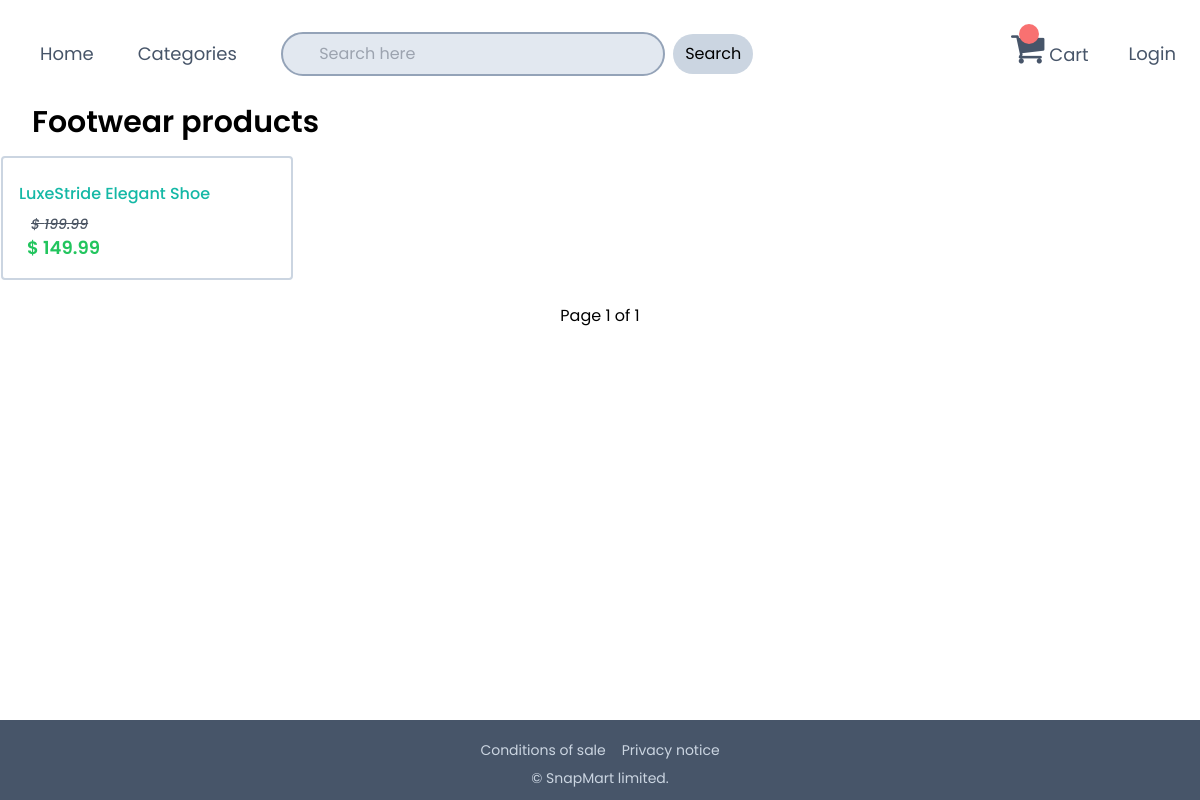
Screenshot of /categories/Footwear with the database file from the repository.
### shop/models.py (models this page shows, shortened)
class Product(models.Model):
    name = models.CharField( max_length = 255)
    description = models.TextField()
    price = models.FloatField()
    discount_price = models.FloatField()
    category = models.CharField( max_length = 200)
    image = models.CharField( max_length = 300)

### shop/views.py (the view)
# urls.py: path('categories/<str:category>', views.categories, name='categories'),
def categories( request, category):
    products = Product.objects.filter(category = category)
    paginator = Paginator(products,4)
    page_num = request.GET.get('page')
    page_obj = paginator.get_page(page_num)
    context ={ 'items': page_obj,
                'category':category,
            }
    return render( request, 'categories.html', context)

### shop/templates/categories.html (shortened to what this page needs)
{% extends 'master.html' %}
    {% block content %}
    <h3 class=" text-3xl px-4 py-2 ml-4 font-semibold">
        {{category}} products
    </h3>
    <div class="ProductList md:grid grid-cols-4 justify-around
            items-center gap-2 ">
        {% for item in items %}
            <div class="border-2 border-slate-300 my-2 mx-auto p-4 text-wrap font-medium rounded
                    hover:bg-gray-200">
                <a href="{% url 'detail' item.id %}">
                    <p class=" py-2 text-teal-500"> {{ item.name }} </p>
                    <p class="px-2 line-through ml-1 text-sm text-gray-600 "> <i> &#36 {{ item.price }} </i> </p>
                    <p class="px-2 text-green-500 text-lg font-semibold ">  &#36 {{ item.discount_price }}  </p>
                </a>
            </div>
        {% endfor %}
    </div>
    <div class="pagenav my-3 mx-auto flex gap-4 *:p-1 justify-center items-center ">
        <p> Page {{items.number}} of {{items.paginator.num_pages}}</p>
    </div>
{% endblock %}

### shop/templates/master.html (style rules this page uses)
body { font-family: "Poppins", sans-serif; }

### rows the page displays
Product: category "Footwear", name "LuxeStride Elegant Shoe", price "199.99", discount_price "149.99"

### other values shown
{{ items.number }} "1"
{{ items.paginator.num_pages }} "1"
